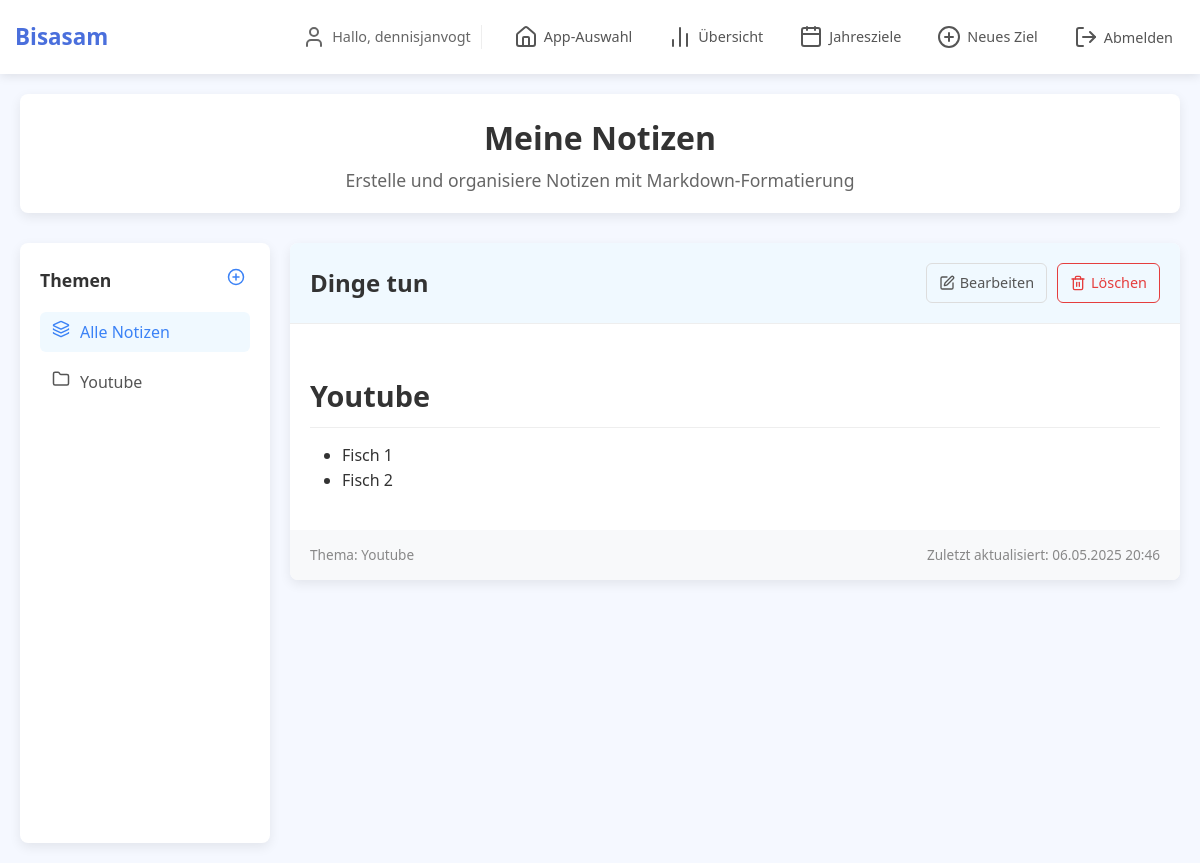
The page /notes/note/1/ (signed in) on the database its author committed.
### notes/models.py (models this page shows, shortened)
class Topic(models.Model):
    user = models.ForeignKey(User, on_delete=models.CASCADE, related_name='topics')
    name = models.CharField(max_length=100)
    description = models.TextField(blank=True)
    created_at = models.DateTimeField(auto_now_add=True)
    updated_at = models.DateTimeField(auto_now=True)
    class Meta:
        ordering = ['name']

class Note(models.Model):
    user = models.ForeignKey(User, on_delete=models.CASCADE, related_name='notes')
    topic = models.ForeignKey(Topic, on_delete=models.CASCADE, related_name='notes')
    title = models.CharField(max_length=200)
    content = models.TextField()
    created_at = models.DateTimeField(auto_now_add=True)
    updated_at = models.DateTimeField(auto_now=True)
    is_pinned = models.BooleanField(default=False)
    class Meta:
        ordering = ['-is_pinned', '-updated_at']
    def get_formatted_content(self):
        html = markdown.markdown(
            self.content,
            extensions=[
                'markdown.extensions.fenced_code',
                'markdown.extensions.tables',
                'markdown.extensions.nl2br',
                'markdown.extensions.extra'
            ]
        )
        return mark_safe(html)

### notes/views.py (the view)
# urls.py: path('note/<int:note_id>/', views.view_note, name='view_note'),
@login_required
def view_note(request, note_id):
    note = get_object_or_404(Note, id=note_id, user=request.user)
    topics = Topic.objects.filter(user=request.user)
    context = {
        'note': note,
        'topics': topics,
    }
    return render(request, 'notes/view_note.html', context)

### notes/templates/notes/view_note.html (shortened to what this page needs)
{% extends 'notes/base.html' %}
{% load static %}
{% block notes_content %}
<div class="note-view">
    <div class="note-view-header">
        <h2 class="note-view-title">
            {{ note.title }}
        </h2>
        <div class="note-view-actions">
            <a href="{% url 'edit_note' note.id %}" class="note-view-action-btn">
                <i data-lucide="edit" style="width: 16px; height: 16px;"></i>
                Bearbeiten
            </a>
            <a href="{% url 'delete_note' note.id %}" class="note-view-action-btn delete">
                <i data-lucide="trash-2" style="width: 16px; height: 16px;"></i>
                Löschen
            </a>
        </div>
    </div>
    <div class="note-view-content markdown-content">
        {{ note.get_formatted_content }}
    </div>
    <div class="note-view-meta">
        <span>Thema: {{ note.topic.name }}</span>
        <span>Zuletzt aktualisiert: {{ note.updated_at|date:"d.m.Y H:i" }}</span>
    </div>
</div>
{% endblock %}

### notes/templates/notes/base.html (shortened to what this page needs)
{% extends 'tracking/base.html' %}
{% load static %}
{% block content %}
<div class="header">
    <h1>Meine Notizen</h1>
    <p>Erstelle und organisiere Notizen mit Markdown-Formatierung</p>
</div>
<div class="notes-container">
    <aside class="sidebar">
        <div class="sidebar-header">
            <h3 class="sidebar-title">Themen</h3>
            <a href="{% url 'add_topic' %}" class="add-topic-btn" title="Neues Thema erstellen">
                <i data-lucide="plus-circle" style="width: 18px; height: 18px;"></i>
            </a>
        </div>
        <ul class="topic-list">
            <li class="topic-item">
                <a href="{% url 'notes_home' %}" class="topic-link {% if not current_topic %}active{% endif %}">
                    <i data-lucide="layers" class="topic-icon" style="width: 18px; height: 18px;"></i>
                    Alle Notizen
                </a>
            </li>
            {% for topic in topics %}
            <li class="topic-item">
                <a href="{% url 'notes_home' %}?topic={{ topic.id }}" class="topic-link {% if current_topic.id == topic.id %}active{% endif %}">
                    <i data-lucide="folder" class="topic-icon" style="width: 18px; height: 18px;"></i>
                    {{ topic.name }}
                </a>
            </li>
            {% endfor %}
        </ul>
    </aside>
    <div class="content-area">
        {% block notes_content %}{% endblock %}
    </div>
</div>
{% endblock %}

### home/templates/home/base_navbar.html (shortened to what this page needs)
<nav class="main-nav">
    <div class="nav-container">
        <div class="nav-brand">
            <a href="{% url 'landing_page' %}">Bisasam</a>
        </div>
        <div class="nav-links">
            {% if user.is_authenticated %}
                <div class="user-greeting">
                    <i data-lucide="user" class="vsc-icon vsc-icon-user"></i>
                    <span>Hallo, {{ user.username }}</span>
                </div>
                <div class="nav-actions">
                    <a href="{% url 'landing_page' %}" class="nav-link">
                        <i data-lucide="home" class="vsc-icon vsc-icon-home"></i>App-Auswahl
                    </a>
                    {% block app_specific_nav %}{% endblock %}
                    <form action="{% url 'logout' %}" method="post" class="logout-form">
                        <button type="submit" class="logout-btn">
                            <i data-lucide="log-out" class="vsc-icon vsc-icon-logout"></i>Abmelden
                        </button>
                    </form>
                </div>
            {% endif %}
        </div>
    </div>
</nav>

### tracking/templates/tracking/base.html (style rules this page uses)
:root { --primary: #4a6fdc; --success: #28a745; --warning: #ffc107; --danger: #dc3545; --light: #f8f9fa; --dark: #343a40; --health: #42b883; --finance: #f1c40f; --career: #9b59b6; --learning: #e74c3c; --other: #7f8c8d; --vsc-bg: #1e1e1e; --vsc-sidebar: #252526; --vsc-highlight: #3a3d41; }
* { margin: 0; padding: 0; box-sizing: border-box; font-family: 'Segoe UI', Tahoma, Geneva, Verdana, sans-serif; }
body { background-color: #f5f8ff; color: #333; padding: 0; margin: 0; font-size: 16px; line-height: 1.5; }
.header { text-align: center; margin-bottom: 30px; padding: 20px 15px; background-color: white; border-radius: 8px; box-shadow: 0 4px 12px rgba(0, 0, 0, 0.08); position: relative; }
.header h1 { font-size: 1.6rem; margin-bottom: 5px; }
.header p { color: #666; font-size: 0.95rem; }
@media (min-width: 768px) { .header h1 { font-size: 2rem; } }
@media (min-width: 768px) { .header p { font-size: 1.1rem; } }

### notes/templates/notes/base.html (style rules this page uses)
:root { --notes-primary: #3b82f6; --notes-light: #f0f9ff; --notes-dark: #1e40af; --notes-gray: #f1f5f9; }
.notes-container { display: flex; gap: 20px; margin-top: 20px; }
.sidebar { width: 250px; flex-shrink: 0; background-color: white; padding: 20px; border-radius: 8px; box-shadow: 0 4px 12px rgba(0, 0, 0, 0.08); height: calc(100vh - 200px); overflow-y: auto; position: sticky; top: 100px; }
.sidebar-header { display: flex; justify-content: space-between; align-items: center; margin-bottom: 15px; }
.sidebar-title { font-size: 1.1rem; font-weight: 600; color: #333; margin: 0; }
.add-topic-btn { color: var(--notes-primary); background: none; border: none; padding: 5px; cursor: pointer; transition: color 0.2s ease; }
.topic-list { list-style: none; padding: 0; margin: 0; }
.topic-item { margin-bottom: 10px; }
.topic-link { display: flex; padding: 8px 12px; border-radius: 6px; color: #555; text-decoration: none; transition: all 0.2s ease; }
.topic-link:hover, .topic-link.active { background-color: var(--notes-light); color: var(--notes-primary); }
.topic-link .topic-icon { margin-right: 10px; }
.content-area { flex: 1; display: flex; flex-direction: column; }
.note-view { background: white; border-radius: 8px; box-shadow: 0 4px 12px rgba(0, 0, 0, 0.08); overflow: hidden; }
.note-view-header { padding: 20px; background-color: var(--notes-light); border-bottom: 1px solid #eee; display: flex; justify-content: space-between; align-items: center; }
.note-view-title { font-size: 1.5rem; font-weight: 600; margin: 0; }
.note-view-actions { display: flex; gap: 10px; }
.note-view-action-btn { background: none; border: 1px solid #ddd; border-radius: 6px; padding: 8px 12px; color: #555; cursor: pointer; transition: all 0.2s ease; text-decoration: none; display: flex; align-items: center; gap: 5px; font-size: 0.9rem; }
.note-view-action-btn.delete { color: #e53e3e; border-color: #e53e3e; }
.note-view-content { padding: 20px; line-height: 1.6; }
.note-view-meta { padding: 15px 20px; display: flex; justify-content: space-between; background-color: #f8f9fa; color: #888; font-size: 0.85rem; }
.markdown-content h1 { font-size: 1.8rem; margin-top: 1em; margin-bottom: 0.5em; padding-bottom: 0.3em; border-bottom: 1px solid #eee; }
.markdown-content ul, .markdown-content ol { margin-bottom: 1em; padding-left: 2em; }

### rows shown on the page
Topic: name "Youtube"
Note: title "Dinge tun", get_formatted_content "Youtube Fisch 1 Fisch 2", topic.name "Youtube", updated_at "06.05.2025 20:46"

### other values the page prints
{{ user.username }} "dennisjanvogt"
